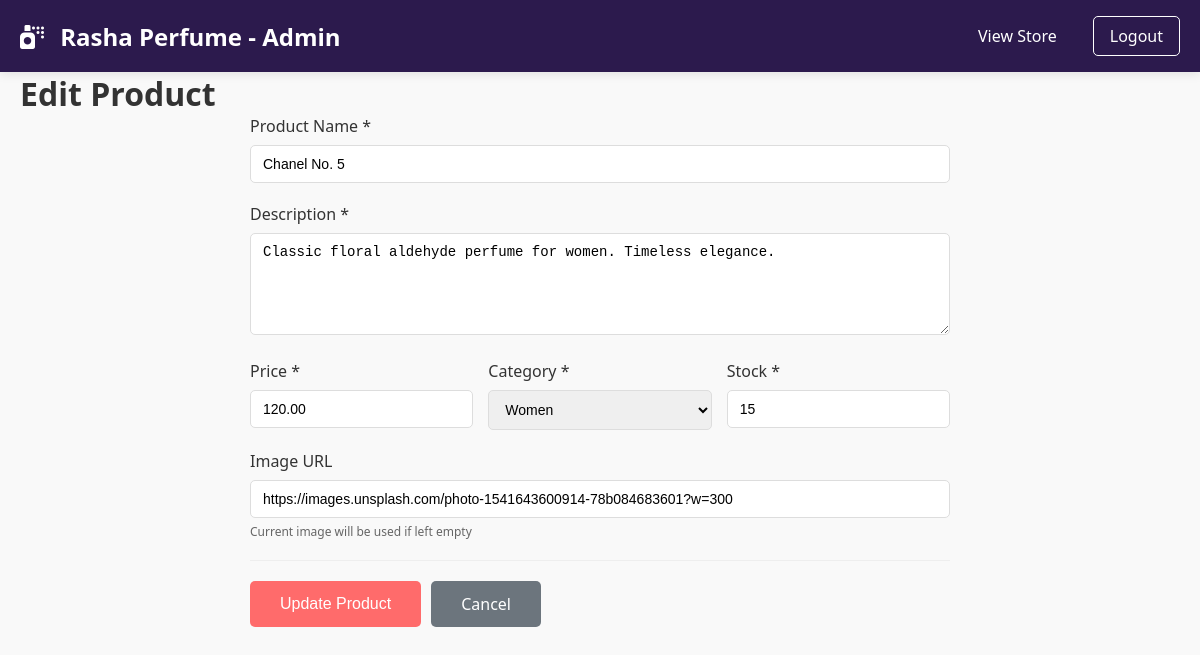
Screenshot of /rasha-perfume/admin/edit_product.php?id=1 (signed in) with the database file from the repository.
### tables this page shows
CREATE TABLE `products` (
  `id` int NOT NULL AUTO_INCREMENT,
  `name` varchar(200) NOT NULL,
  `description` text,
  `price` decimal(10,2) NOT NULL,
  `image_url` varchar(500) DEFAULT NULL,
  `category` varchar(100) DEFAULT NULL,
  `stock` int DEFAULT '10',
  `created_at` timestamp NULL DEFAULT CURRENT_TIMESTAMP,
  PRIMARY KEY (`id`),
  KEY `idx_products_category` (`category`),
  KEY `idx_products_price` (`price`)
);

### rasha-perfume/admin/edit_product.php (the view, shortened to what this page needs)
<?php
require_once '../php/config.php';
$id = $_GET['id'] ?? 0;
$stmt = $pdo->prepare("SELECT * FROM products WHERE id = ?");
$stmt->execute([$id]);
$product = $stmt->fetch(PDO::FETCH_ASSOC);
?>
<!DOCTYPE html>
<html lang="en">
<head>
    <link rel="stylesheet" href="../css/style.css">
    <link rel="stylesheet" href="../css/admin.css">
    <link href="https://cdnjs.cloudflare.com/ajax/libs/font-awesome/6.0.0/css/all.min.css" rel="stylesheet">
</head>
<body>
    <nav class="navbar">
        <div class="container">
            <div class="nav-brand">
                <a href="index.php"><i class="fas fa-spray-can"></i> Rasha Perfume - Admin</a>
            </div>
            <div class="nav-links">
                <a href="../index.php" class="nav-link">View Store</a>
                <a href="../php/logout.php" class="btn-auth">Logout</a>
            </div>
        </div>
    </nav>
    <main>
        <div class="container">
            <div class="edit-product-container">
                <h1>Edit Product</h1>
                <form method="POST" class="admin-form" id="editProductForm">
                    <div class="form-group">
                        <label for="name">Product Name *</label>
                        <input type="text" name="name" id="name" value="<?php echo htmlspecialchars($product['name']); ?>" required>
                    </div>
                    <div class="form-group">
                        <label for="description">Description *</label>
                        <textarea name="description" id="description" rows="5" required><?php echo htmlspecialchars($product['description']); ?></textarea>
                    </div>
                    <div class="form-row">
                        <div class="form-group">
                            <label for="price">Price *</label>
                            <input type="number" step="0.01" name="price" id="price" value="<?php echo $product['price']; ?>" required min="0.01">
                        </div>
                        <div class="form-group">
                            <label for="category">Category *</label>
                            <select name="category" id="category" required>
                                <option value="Women" <?php echo $product['category'] == 'Women' ? 'selected' : ''; ?>>Women</option>
                            </select>
                        </div>
                        <div class="form-group">
                            <label for="stock">Stock *</label>
                            <input type="number" name="stock" id="stock" value="<?php echo $product['stock']; ?>" required min="0">
                        </div>
                    </div>
                    <div class="form-group">
                        <label for="image_url">Image URL</label>
                        <input type="url" name="image_url" id="image_url" value="<?php echo htmlspecialchars($product['image_url']); ?>">
                        <small class="form-help">Current image will be used if left empty</small>
                    </div>
                    <div class="form-actions">
                        <button type="submit" class="btn-primary">Update Product</button>
                        <a href="index.php?section=products" class="btn-secondary">Cancel</a>
                    </div>
                </form>
            </div>
        </div>
    </main>
</body>
</html>

### rasha-perfume/css/style.css (style rules this page uses)
* { margin: 0; padding: 0; box-sizing: border-box; }
body { font-family: 'Segoe UI', Tahoma, Geneva, Verdana, sans-serif; background-color: #f9f9f9; color: #333; }
.container { max-width: 1200px; margin: 0 auto; padding: 0 20px; }
.navbar { background-color: #2c1a4d; color: white; padding: 1rem 0; position: sticky; top: 0; z-index: 1000; box-shadow: 0 2px 10px rgba(0,0,0,0.1); }
.navbar .container { display: flex; justify-content: space-between; align-items: center; }
.nav-brand a { color: white; text-decoration: none; font-size: 1.5rem; font-weight: bold; }
.nav-brand i { margin-right: 10px; }
.nav-links { display: flex; gap: 20px; align-items: center; flex-wrap: wrap; }
.nav-link { color: white; text-decoration: none; padding: 8px 16px; border-radius: 5px; transition: background 0.3s; }
.btn-auth { background-color: transparent; border: 1px solid white; color: white; padding: 8px 16px; border-radius: 5px; cursor: pointer; transition: all 0.3s; text-decoration: none; display: inline-block; }
.btn-primary { background-color: #ff6b6b; color: white; border: none; padding: 12px 30px; font-size: 1rem; border-radius: 5px; cursor: pointer; transition: transform 0.3s, background 0.3s; text-decoration: none; display: inline-block; }
.btn-secondary { background-color: #6c757d; color: white; padding: 12px 30px; border-radius: 5px; text-decoration: none; display: inline-block; }
.form-group { margin-bottom: 20px; }
.form-group label { display: block; margin-bottom: 5px; font-weight: 500; }
.form-group input, .form-group textarea, .form-group select { width: 100%; padding: 10px; border: 1px solid #ddd; border-radius: 5px; font-size: 1rem; }

### rasha-perfume/css/admin.css (style rules this page uses)
.admin-form { max-width: 700px; margin: 0 auto; }
.form-group { margin-bottom: 20px; }
.form-group label { display: block; margin-bottom: 8px; font-weight: 500; color: #333; }
.form-group input, .form-group textarea, .form-group select { width: 100%; padding: 10px 12px; border: 1px solid #ddd; border-radius: 5px; font-size: 14px; transition: border-color 0.3s; }
.form-row { display: grid; grid-template-columns: repeat(3, 1fr); gap: 15px; }
.form-help { display: block; margin-top: 5px; color: #666; font-size: 12px; }
.form-actions { display: flex; gap: 15px; margin-top: 25px; padding-top: 20px; border-top: 1px solid #eee; }
.form-actions { display: flex; gap: 10px; margin-top: 20px; padding-top: 20px; border-top: 1px solid #eee; }

### rows the page displays
products: name "Chanel No. 5", description "Classic floral aldehyde perfume for women. Timeless elegance.", price "120.00", category "Women", stock "15", image_url "https://images.unsplash.com/photo-1541643600914-78b084683601?w=300"
